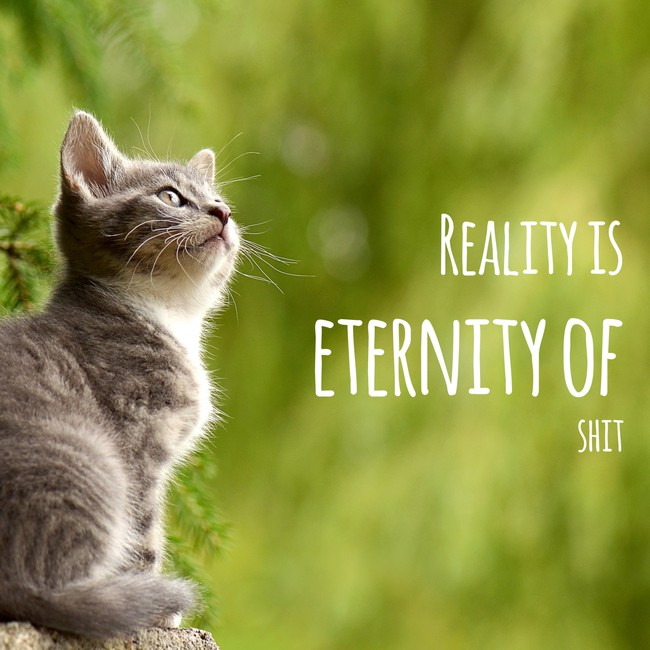
//> input picture Lab1/Images/bRelzN7xP7.jpg, 650 x 650 px
$ ./blurTest   (built with g++ and OpenCV 4)
//> lines starting //> are read from the running program, lines starting //| are printed output that depends on the picture
#include <iostream>
#include <vector>
#include <cmath>
#include <opencv2/opencv.hpp>

using namespace std;

vector < vector < double>> gaussianKernel(int size, double sigma) {
	vector < vector < double>> kernel(size, vector<double>(size));
	int a = size / 2;
	double sum = 0.0;


	for (int x = -a; x <= a; ++x) {
		for (int y = -a; y <= a; ++y) {
			kernel[x + a][y + a] = (1.0 / (2.0 * 3.14 * sigma * sigma)) * exp(-(x * x + y * y) / (2 * sigma * sigma));
			sum += kernel[x + a][y + a];
		}
	}


	for (int i = 0; i < size; ++i) {
		for (int j = 0; j < size; ++j) {
			kernel[i][j] /= sum;
		}
	}

	return kernel;
}


cv::Mat applyGaussianBlur(const cv::Mat& image, const vector < vector < double>>& kernel) {
	int kernel_size = kernel.size();
	int a = kernel_size / 2;

	cv::Mat blurred_image = image.clone();
	for (int i = a; i < image.rows - a; ++i) {
		for (int j = a; j < image.cols - a; ++j) {
			double pixel_value = 0.0;

			for (int kx = -a; kx <= a; ++kx) {
				for (int ky = -a; ky <= a; ++ky) {
					pixel_value += image.at<uchar>(i + kx, j + ky) * kernel[kx + a][ky + a];
				}
			}
			blurred_image.at<uchar>(i, j) = static_cast<uchar>(pixel_value);
		}
	}
	return blurred_image;
}

int main() {
	cv::Mat image = cv::imread("C:/Users/sevak/PycharmProjects/pythonACOM/Images/bRelzN7xP7.jpg", cv::IMREAD_GRAYSCALE);
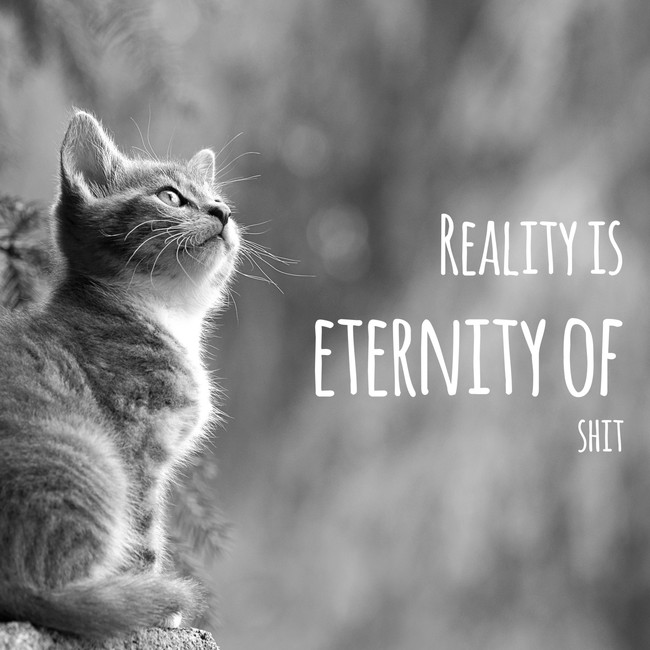
//> image: 650 rows x 650 cols, CV_8UC1; min 0, max 255, mean 136.4

	if (image.empty()) {
		cout << "Не удалось загрузить изображение!" << endl;
		return -1;
	}

	//vector < vector < double>> kernel = gaussianKernel(11, 5.0);
	vector < vector < double>> kernel = gaussianKernel(27, 15.0);

	cv::Mat blurred_image = applyGaussianBlur(image, kernel);
//> after the loop in applyGaussianBlur, `for (int i = a; i < image.rows - a; ++i)`:
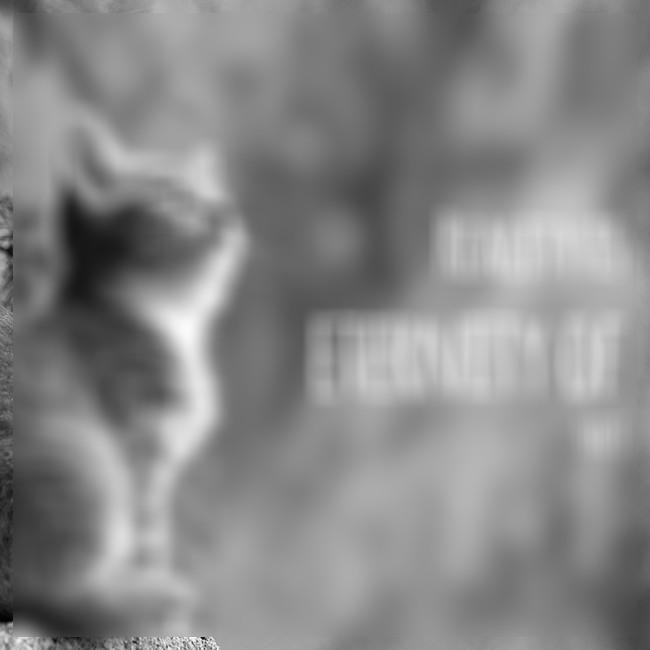
//> blurred_image: 650 rows x 650 cols, CV_8UC1; min 0, max 253, mean 136

	cv::imwrite("blurred_image.jpg", blurred_image);

	cv::imshow("Original Image", image);
	cv::imshow("Blurred Image", blurred_image);
	cv::waitKey(0);

	return 0;
}

$ run again, with Lab1/Images/p9eZGMl7JV.jpg copied over Lab1/Images/bRelzN7xP7.jpg
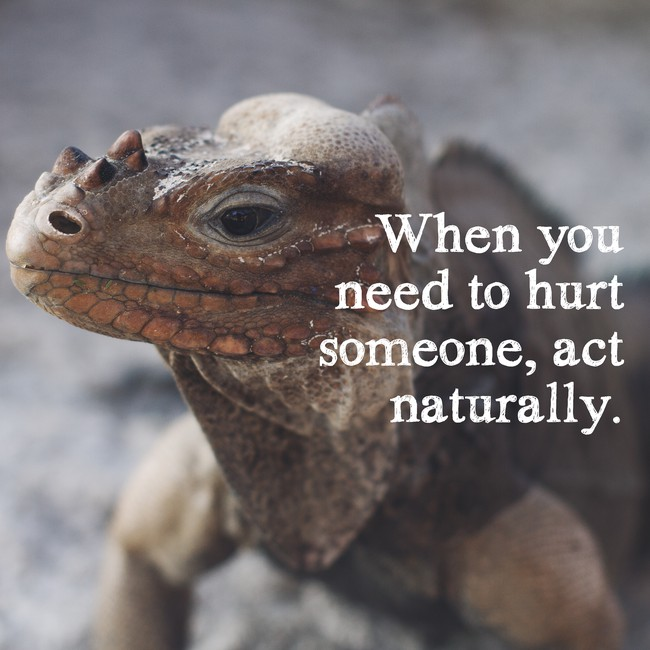
//> input picture Lab1/Images/p9eZGMl7JV.jpg, 650 x 650 px
//> `cv::Mat image = cv::imread("C:/Users/sevak/PycharmProjects/pythonACOM/..`:
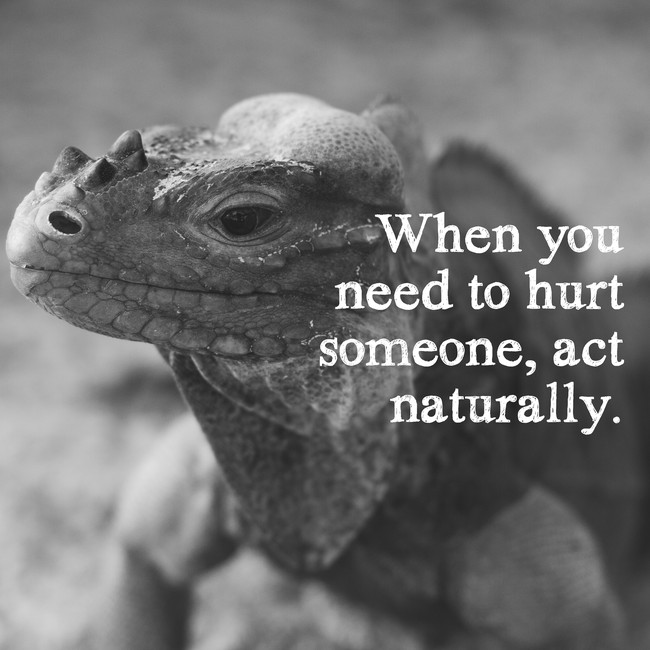
//> image: 650 rows x 650 cols, CV_8UC1; min 9, max 255, mean 114.5
//> after the loop in applyGaussianBlur, `for (int i = a; i < image.rows - a; ++i)`:
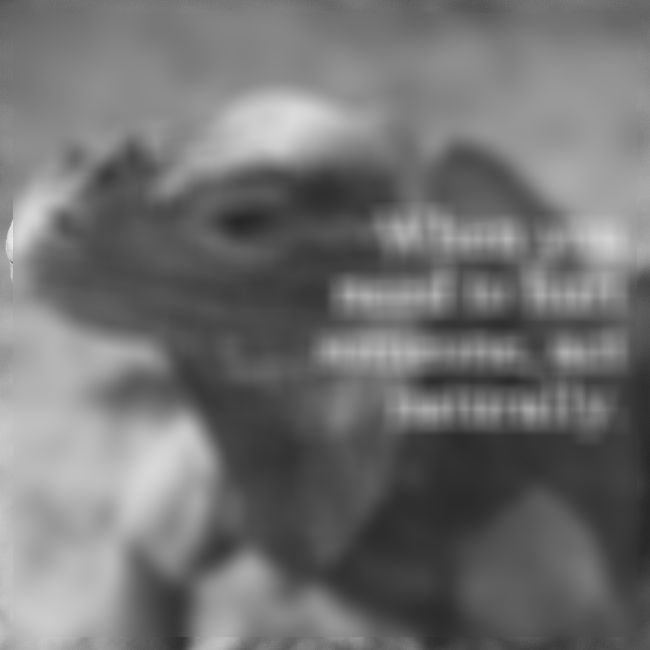
//> blurred_image: 650 rows x 650 cols, CV_8UC1; min 39, max 236, mean 113.9
